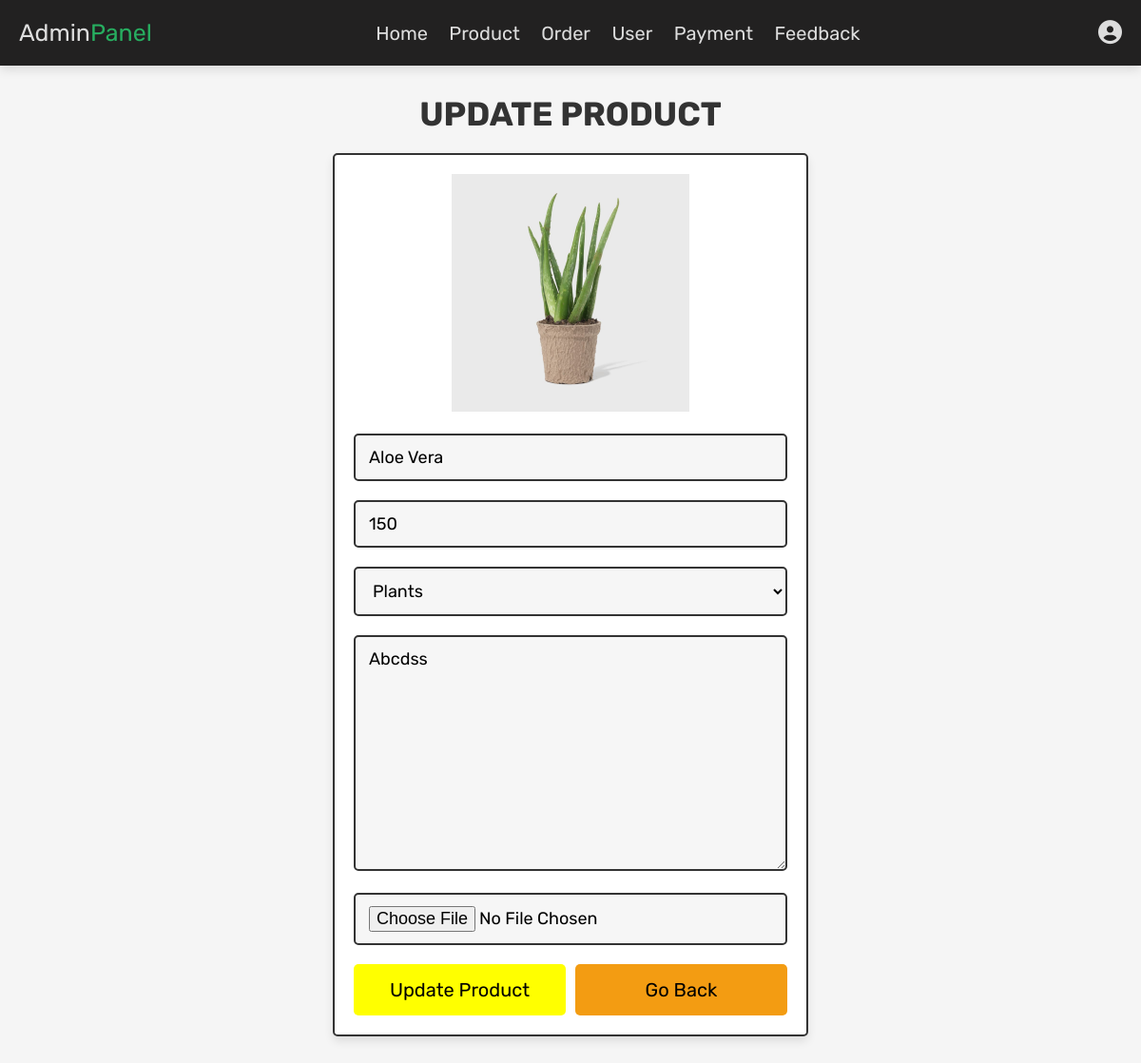
The page /Evergreen/Design/admin_update_product.php?update=2 (signed in) on the database its author committed.
### tables this page shows
CREATE TABLE `products` (
  `id` int(100) NOT NULL,
  `name` varchar(100) NOT NULL,
  `category` varchar(20) NOT NULL,
  `details` varchar(500) NOT NULL,
  `price` int(100) NOT NULL,
  `image` varchar(100) NOT NULL
);

### Evergreen/Design/admin_update_product.php (the view, shortened to what this page needs)
<?php
@include 'config.php';
?>
<!DOCTYPE html>
<html lang="en">
<head>
    <link rel="stylesheet" href="https://cdnjs.cloudflare.com/ajax/libs/font-awesome/6.5.1/css/all.min.css">
    <link rel="stylesheet" href="admin_style.css">
</head>
<body>
<?php include 'admin_header.php'; ?>
<section class="update-products">
    <h1 class="title">update product</h1>
    <?php
        $update_id = $_GET['update'];
        $select_products = $conn->prepare("SELECT * FROM `products` WHERE id = ?");
        $select_products->execute([$update_id]);
        if($select_products->rowCount() > 0){
            while($fetch_products = $select_products->fetch(PDO::FETCH_ASSOC)){
    ?>
    <form action="" method="post" enctype="multipart/form-data">
        <img src="img/<?= $fetch_products['image']; ?>" alt="">
        <input type="text" name="name" placeholder="enter product name" required class="box" value="<?= $fetch_products['name']; ?>">
        <input type="number" name="price" placeholder="enter product price" min="0" required class="box" value="<?= $fetch_products['price']; ?>">
        <select name="category" class="box" required>
            <option selected><?= $fetch_products['category']; ?></option>
        </select>
        <textarea name="details" required placeholder="enter product details" class="box" cols="30" rows="10"><?= $fetch_products['details']; ?></textarea>
        <input type="file" name="image" class="box" accept="img/jpg, img/jpeg, img/png">
        <div class="flex-btn">
        <input type="submit" class="btn" value="update product" name="update_product">
        <a href="admin_product.php" class="option-btn">go back</a>
        </div>
    </form>
    <?php
            }
        }
        else{
            echo '<p class="empty">no products found!</p>';
        }
    ?>
</section>
</body>
</html>

### Evergreen/Design/admin_style.css (style rules this page uses)
* { margin: 0; padding: 0; box-sizing: border-box; }
body { font-family: Arial, sans-serif; background-color: #f5f5f5; }
.update-products form { max-width: 50rem; padding: 2rem; margin: 0 auto; text-align: center; border: var(--border); box-shadow: var(--box-shadow); background-color: #fff; border-radius: .5rem; }
.update-products form img { height: 25rem; object-fit: cover; margin-bottom: 1rem; }
.update-products form .box { width: 100%; border: var(--border); background-color: #fff; border-radius: .5rem; background-color: #f6f6f6; padding: 1.2rem 1.4rem; font-size: 1.8rem; color: #000; margin: 1rem 0; }

### Evergreen/Design/component.css (style rules this page uses)
:root { --green: #27ae60; --orange: #f39c12; --red: #e74c3c; --black: #333; --light-bg: #f6f6f6; --border: .2rem solid var(--black); --box-shadow: 0 .5rem 1rem rgba(0,0,0,.1); }
* { font-family: 'Rubik', sans-serif; margin: 0; padding: 0; box-sizing: border-box; text-transform: capitalize; outline: none; border: none; text-decoration: none; color: var(--black); }
html { font-size: 62.5%; scroll-behavior: smooth; scroll-padding-top: 6.5rem; }
section { padding: 3rem 2rem; max-width: 1200px; margin: 0 auto; }
.btn, .delete-btn, .option-btn { display: block; width: 100%; margin-top: 1rem; border-radius: .5rem; color: #000; font-size: 2rem; padding: 1.5rem 3rem; text-transform: capitalize; cursor: pointer; text-align: center; }
.btn { background-color: yellow; }
.option-btn { background-color: var(--orange); }
.flex-btn { display: flex; flex-wrap: wrap; gap: 1rem; }
.flex-btn > * { flex: 1; }
.title { text-align: center; margin-bottom: 2rem; text-transform: uppercase; color: #333; font-size: 3.5rem; }

### rows shown on the page
products: image (picture), name "aloe vera", price "150", category "plants", details "abcdss"
